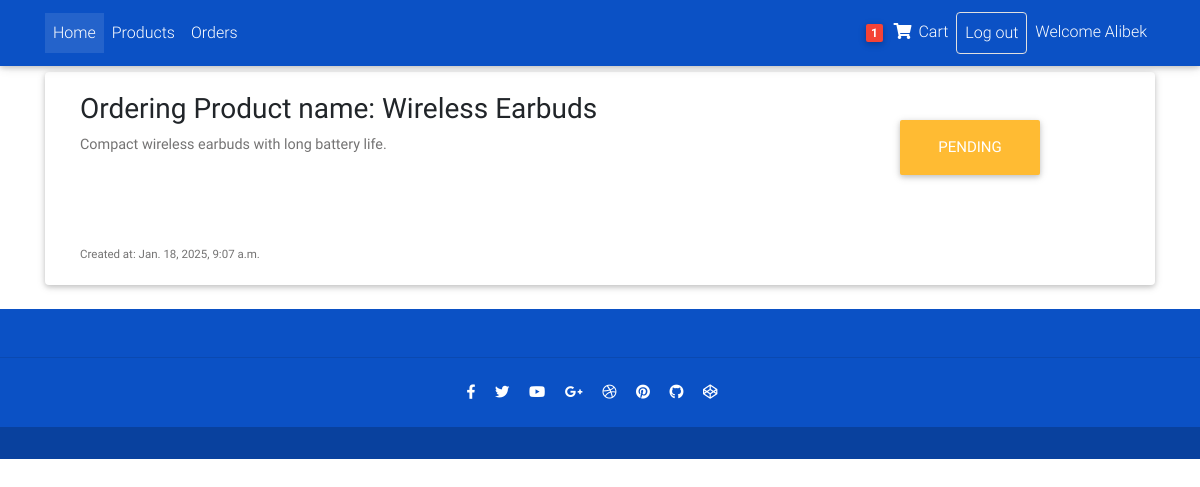
The app's page /orders/9/ (signed in) with its own data.
### account/models.py (models this page shows, shortened)
class CustomUser(AbstractUser):
    username = None
    name = models.CharField(max_length=100)
    phone_number = models.CharField(max_length=15, unique=True)
    is_staff = models.BooleanField(default=False)
    is_active = models.BooleanField(default=True)
    created_at = models.DateTimeField(auto_now_add=True)
    modeified = models.DateTimeField(auto_now=True)
    USERNAME_FIELD = 'phone_number'
    REQUIRED_FIELDS = []
    objects = CustomUserManager()

### products/models.py (models this page shows, shortened)
class Order(models.Model):
    STATUS_CHOICES = [
        ('Pending', 'Pending'),
        ('Shipped', 'Shipped'),
        ('Completed', 'Completed'),
        ('Cancelled', 'Cancelled'),
    ]
    product = models.ForeignKey(Product, on_delete=models.CASCADE)
    quantity = models.IntegerField(default=1)
    customer = models.ForeignKey(CustomUser, on_delete=models.CASCADE)
    created_at = models.DateTimeField(auto_now_add=True)
    status = models.CharField(max_length=50, choices=STATUS_CHOICES, default='Pending')

class Product(models.Model):
    image = models.ImageField()
    name = models.CharField(max_length=100)
    description = models.TextField()
    price = models.DecimalField(max_digits=10, decimal_places=2)
    stock = models.IntegerField()

### products/views.py (the view)
# urls.py: path('orders/<int:order_id>/', views.order_detail, name='order_detail'),
@login_required
def order_detail(request, order_id):
    order = get_object_or_404(Order, id=order_id, customer=request.user)
    return render(request, 'shop/order_detail.html', {'order': order, 'quantity': order.quantity})

### templates/shop/order_detail.html (shortened to what this page needs)
<!DOCTYPE html>
<html lang="en">
{% load static %}
<head>
    <link rel="stylesheet" href="https://use.fontawesome.com/releases/v5.11.2/css/all.css">
    <link href="{% static 'css/bootstrap.min.css' %}" rel="stylesheet">
    <link href="{% static 'css/mdb.min.css' %}" rel="stylesheet">
    <link href="{% static 'css/style.min.css' %}" rel="stylesheet">
</head>
<body>
{% if request.user.is_authenticated%}
{% include 'shop/navbar_is_login.html' %}
{% else %}
{% include 'shop/navbar_is_not_login.html' %}
{% endif %}
<br>
<br>
<br>
<main class="container">
    <div class="card mb-3 container">
        <div class="row g-0">
            <div class="col-md-8">
                <div class="card-body">
                    <h3>Ordering Product name: {{order.product.name}}</h3>
                    <p class="card-text">{{order.product.description}}</p>
                    <br>
                    <br>
                    <br>
                    <p class="card-text">
                        <small class="text-body-secondary">Created at: {{order.created_at}}</small>
                    </p>
                </div>
            </div>
            <div class="col-md-4">
                <span class="d-block d-flex justify-content-center align-items-center">
                    <a class="d-block mt-5 btn btn-lg
                        {% if order.status == 'Pending' %}
                            btn-warning
                        {% elif order.status == 'Shipped' %}
                            btn-info
                        {% elif order.status == 'Completed' %}
                            btn-success
                        {% elif order.status == 'Cancelled' %}
                            btn-danger
                        {% else %}
                            btn-secondary
                        {% endif %}"
                        href="{% url 'order_detail' order.id %}"
                        role="button">
                        {{ order.status }}
                    </a>
                </span>
            </div>
        </div>
    </div>
</main>
<footer class="page-footer text-center font-small mt-4 wow fadeIn" style="background-color: #0b51c5">
    <div class="pt-4">
    </div>
    <hr class="my-4">
    <div class="pb-4">
        <a href="">
            <i class="fab fa-facebook-f mr-3"></i>
        </a>
        <a href="">
            <i class="fab fa-twitter mr-3"></i>
        </a>
        <a href="">
            <i class="fab fa-youtube mr-3"></i>
        </a>
        <a href="">
            <i class="fab fa-google-plus-g mr-3"></i>
        </a>
        <a href="">
            <i class="fab fa-dribbble mr-3"></i>
        </a>
        <a href="">
            <i class="fab fa-pinterest mr-3"></i>
        </a>
        <a href="">
            <i class="fab fa-github mr-3"></i>
        </a>
        <a href="">
            <i class="fab fa-codepen mr-3"></i>
        </a>
    </div>
    <div class="footer-copyright py-3">
    </div>
</footer>
</body>
</html>

### templates/shop/navbar_is_login.html (shortened to what this page needs)
<nav class="navbar fixed-top navbar-expand-lg navbar-dark scrolling-navbar" style="background-color: #0b51c5;">
    <div class="container" style="color: white">
        <div class="collapse navbar-collapse" id="navbarSupportedContent">
            <ul class="navbar-nav mr-auto">
                {% if request.user.is_staff %}
                <li class="nav-item active">
                    <a class="nav-link waves-effect" href="{% url 'product_list' %}">Home
                        <span class="sr-only">(current)</span>
                    </a>
                </li>
                <li class="nav-item">
                    <a class="nav-link waves-effect" href="{% url 'get_products' %}">Products</a>
                </li>
                <li class="nav-item">
                    <a class="nav-link waves-effect" href="{% url 'get_orders' %}">Orders</a>
                </li>
                <li class="nav-item">
                    <a class="nav-link waves-effect" href="{% url 'admin_dashboard' %}">Admin</a>
                </li>
                {%else%}
                <li class="nav-item active">
                    <a class="nav-link waves-effect" href="{% url 'product_list' %}">Home
                    </a>
                </li>
                <li class="nav-item">
                    <a class="nav-link waves-effect" href="{% url 'product_list' %}">Products</a>
                </li>
                <li class="nav-item">
                    <a class="nav-link waves-effect" href="{% url 'user_orders' %}">Orders</a>
                </li>
                {% endif %}
            </ul>
            {% if request.user.is_staff %}
            <ul class="navbar-nav nav-flex-icons">
                <li class="nav-item">
                    <a href="{% url 'log_out' %}" class="nav-link border border-light rounded waves-effect">
                        Log out
                    </a>
                </li>
                <li class="nav-item">
                    <a class="nav-link waves-effect" href="">Welcome:  {{request.user.name}}</a>
                </li>
            </ul>
            {%else%}
            <ul class="navbar-nav nav-flex-icons">
                <li class="nav-item">
                    <a class="nav-link waves-effect" href="{% url 'get_orders' %}">
                        <span class="badge red z-depth-1 mr-1"> 1 </span>
                        <i class="fas fa-shopping-cart"></i>
                        <span class="clearfix d-none d-sm-inline-block"> Cart </span>
                    </a>
                </li>
                <li class="nav-item">
                    <a href="{% url 'log_out' %}" class="nav-link border border-light rounded waves-effect">
                        Log out
                    </a>
                </li>
                <li class="nav-item">
                    <a class="nav-link waves-effect" href="">Welcome {{request.user.name}}</a>
                </li>
            </ul>
            {%endif%}
        </div>
    </div>
</nav>

### templates/shop/order_detail.html (style rules this page uses)
html, body, header, .carousel { height: 60vh; }
nav a { color: white; }

### records on screen
CustomUser: user.name "Alibek"
Order: product.name "Wireless Earbuds", product.description "Compact wireless earbuds with long battery life.", created_at "Jan. 18, 2025, 9:07 a.m.", status "PENDING"
